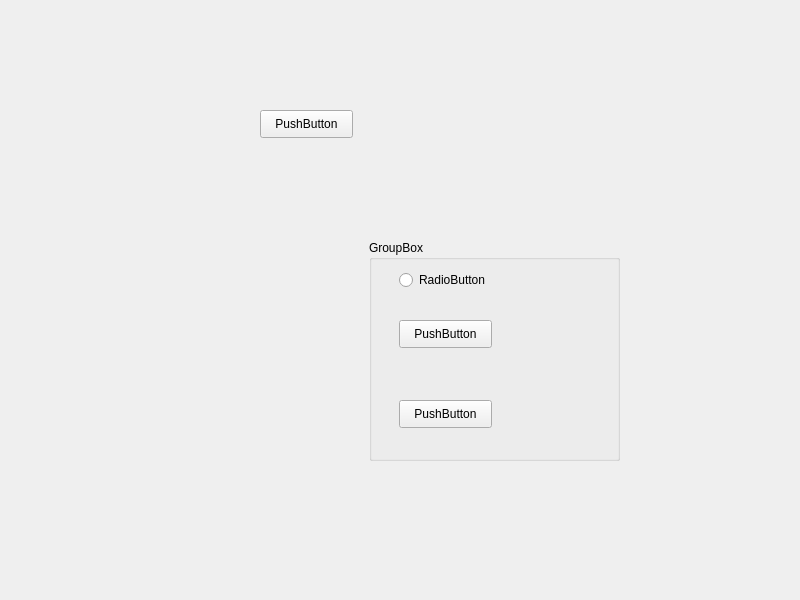
<?xml version="1.0" encoding="UTF-8"?>
<ui version="4.0">
 <class>MainWindow</class>
 <widget class="QMainWindow" name="MainWindow">
  <property name="geometry">
   <rect>
    <x>0</x>
    <y>0</y>
    <width>800</width>
    <height>600</height>
   </rect>
  </property>
  <property name="windowTitle">
   <string>MainWindow</string>
  </property>
  <widget class="QWidget" name="centralwidget">
   <widget class="QGroupBox" name="groupBox_1">
    <property name="geometry">
     <rect>
      <x>369</x>
      <y>240</y>
      <width>251</width>
      <height>221</height>
     </rect>
    </property>
    <property name="title">
     <string>GroupBox</string>
    </property>
    <widget class="QRadioButton" name="radioButton_1">
     <property name="geometry">
      <rect>
       <x>30</x>
       <y>30</y>
       <width>95</width>
       <height>20</height>
      </rect>
     </property>
     <property name="text">
      <string>RadioButton</string>
     </property>
    </widget>
    <widget class="QPushButton" name="pushButton_1">
     <property name="geometry">
      <rect>
       <x>30</x>
       <y>160</y>
       <width>93</width>
       <height>28</height>
      </rect>
     </property>
     <property name="text">
      <string>PushButton</string>
     </property>
    </widget>
    <widget class="QPushButton" name="pushButton_2">
     <property name="geometry">
      <rect>
       <x>30</x>
       <y>80</y>
       <width>93</width>
       <height>28</height>
      </rect>
     </property>
     <property name="text">
      <string>PushButton</string>
     </property>
    </widget>
   </widget>
   <widget class="QPushButton" name="pushButton_3">
    <property name="geometry">
     <rect>
      <x>260</x>
      <y>110</y>
      <width>93</width>
      <height>28</height>
     </rect>
    </property>
    <property name="text">
     <string>PushButton</string>
    </property>
   </widget>
  </widget>
  <widget class="QMenuBar" name="menubar_1">
   <property name="geometry">
    <rect>
     <x>0</x>
     <y>0</y>
     <width>800</width>
     <height>26</height>
    </rect>
   </property>
  </widget>
 </widget>
 <resources/>
 <connections/>
</ui>
